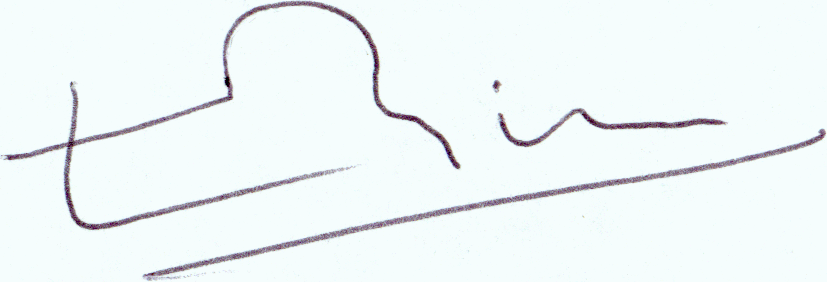
#> input picture data/testing/Forgeries/1/00_01.png, 827 x 282 px
$ python -i Preprocessor.py   (imports and definitions only)
#> lines starting #> are read from the running program, lines starting #| are printed output that depends on the picture; after the words box and inside, x2 and y2 are one past the last pixel; in counts of white or black regions, pixels touching at a corner belong together
import cv2
import numpy as np

def preprocessing(input):
    # preprocessing the image input
    clean_image = cv2.fastNlMeansDenoising(input)
    # thresholding the image to 0 and 1
    __, tresholded = cv2.threshold(clean_image, 200, 1, cv2.THRESH_BINARY_INV)
    # just to convert the source to CV_8UC1, because the src for findNonZero function needs CV_8UC1 format
    imagegray = cv2.cvtColor(tresholded, cv2.COLOR_BGR2GRAY)
    # cropping the signature portion of the image
    img = signature_crop(imagegray)

    # 40x10 image as a flatten array
    raveled_img = cv2.resize(img, (40, 10), interpolation=cv2.INTER_AREA).flatten()

    # resize to 400x100
    increase_resolution = cv2.resize(img, (400, 100), interpolation=cv2.INTER_AREA)

    # Signature Features
    columns = np.sum(increase_resolution, axis=0)  # sum of all columns
    lines = np.sum(increase_resolution, axis=1)  # sum of all lines
    h, w = img.shape
    aspect_ratio = w / h

    #calculate projections along the x and y axes
    xp = np.sum(increase_resolution,axis=0)
    yp = np.sum(increase_resolution,axis=1)

    height, width = increase_resolution.shape
    x = range(width)  # cols value
    y = range(height)  # rows value

    #centroid
    cx = np.sum(x*xp)/np.sum(xp)
    cy = np.sum(y*yp)/np.sum(yp)

    #standard deviation
    x2 = (x-cx)**2
    y2 = (y-cy)**2
    sx = np.sqrt(np.sum(x2*xp)/np.sum(increase_resolution))
    sy = np.sqrt(np.sum(y2*yp)/np.sum(increase_resolution))

    #skewness
    x3 = (x-cx)**3
    y3 = (y-cy)**3
    skewx = np.sum(xp*x3)/(np.sum(increase_resolution) * sx**3)
    skewy = np.sum(yp*y3)/(np.sum(increase_resolution) * sy**3)

    #Kurtosis
    x4 = (x-cx)**4
    y4 = (y-cy)**4

    # 3 is subtracted to calculate relative to the normal distribution
    kurtx = np.sum(xp*x4)/(np.sum(increase_resolution) * sx**4) - 3
    kurty = np.sum(yp*y4)/(np.sum(increase_resolution) * sy**4) - 3

    return [*raveled_img, *columns, *lines, skewx, skewy, kurtx, kurty, aspect_ratio]

def signature_crop(img):
    points = cv2.findNonZero(img)
    x, y, w, h = cv2.boundingRect(points)
    return img[y: y+h, x: x+w]

>>> import cv2
>>> picture = cv2.imread('data/testing/Forgeries/1/00_01.png')
#> picture is the input picture: shape (282, 827, 3); mean B, G, R 247, 246.1, 239.2
>>> result = preprocessing(picture)
#> in preprocessing, `__, tresholded = cv2.threshold(clean_image, 200, 1, cv2.THRESH_BINARY_..`:
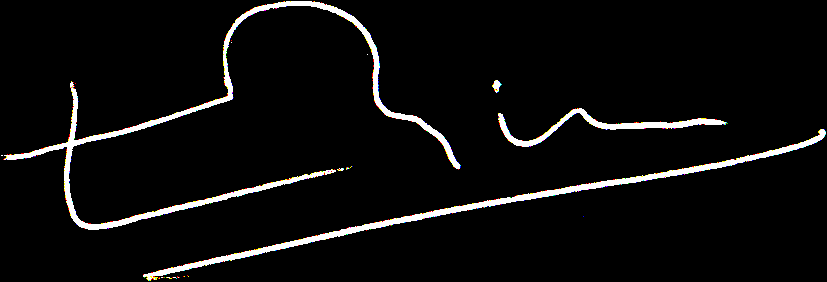
#> tresholded: shape (282, 827, 3); mean B, G, R 0.0467, 0.0478, 0.0491; drawn with 1 as white
#> in preprocessing, `imagegray = cv2.cvtColor(tresholded, cv2.COLOR_BGR2GRAY)`:
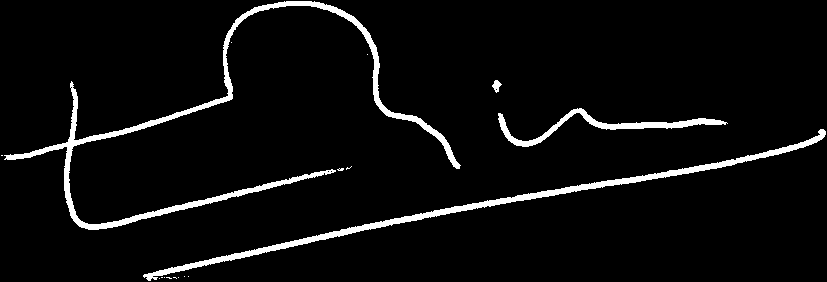
#> imagegray: shape (282, 827); values 0 (black) and 1 (white), 4.8% white; 17 white regions (13 under 20 px), largest, box (x1, y1, x2, y2) and area: (4, 1, 461, 230) 5516, (143, 129, 826, 281) 4039, (498, 108, 728, 147) 1478, (492, 80, 502, 93) 71
#> in signature_crop, `points = cv2.findNonZero(img)`: points = contour of 11149 points, box (x1, y1, x2, y2) (1, 1, 826, 281), area 25002
#> in signature_crop, `x, y, w, h = cv2.boundingRect(points)`: x = 1; w = 825; h = 280
#> in signature_crop, `return img[y: y+h, x: x+w]`:
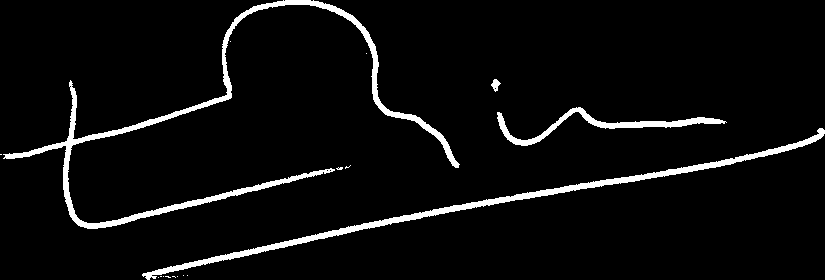
#> returned value: shape (280, 825); values 0 (black) and 1 (white), 4.8% white; 17 white regions (13 under 20 px), largest, box (x1, y1, x2, y2) and area: (3, 0, 460, 229) 5516, (142, 128, 825, 280) 4039, (497, 107, 727, 146) 1478, (491, 79, 501, 92) 71
#> in preprocessing, `raveled_img = cv2.resize(img, (40, 10), interpolation=cv2.INTER_AREA)...`: raveled_img = 400 values from 0 to 0
#> in preprocessing, `increase_resolution = cv2.resize(img, (400, 100), interpolation=cv2.IN..`:
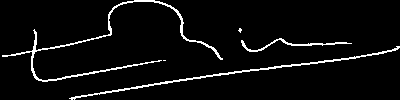
#> increase_resolution: shape (100, 400); values 0 (black) and 1 (white), 4.7% white in thin lines or dots
#> in preprocessing, `columns = np.sum(increase_resolution, axis=0)`: columns = 400 values, max 26 at index 34, min 0 at index 0, mean 4.74
#> in preprocessing, `lines = np.sum(increase_resolution, axis=1)`: lines = 100 values, max 70 at index 44, min 3 at index 20, mean 18.95
#> in preprocessing, `xp = np.sum(increase_resolution,axis=0)`: xp has the same summary as columns
#> in preprocessing, `yp = np.sum(increase_resolution,axis=1)`: yp has the same summary as lines
#> in preprocessing, `cx = np.sum(x*xp)/np.sum(xp)`: cx = 178.5
#> in preprocessing, `cy = np.sum(y*yp)/np.sum(yp)`: cy = 54.46
#> in preprocessing, `x2 = (x-cx)**2`: x2 = 400 values, max 48627.1 at index 399, min 0.235 at index 178, mean 13774.9
#> in preprocessing, `y2 = (y-cy)**2`: y2 = 100 values, max 2965.5 at index 0, min 0.208 at index 54, mean 857.8
#> in preprocessing, `sx = np.sqrt(np.sum(x2*xp)/np.sum(increase_resolution))`: sx = 103.2
#> in preprocessing, `sy = np.sqrt(np.sum(y2*yp)/np.sum(increase_resolution))`: sy = 23.59
#> in preprocessing, `x3 = (x-cx)**3`: x3 = 400 values from -5685923.7 to 10723035.9
#> in preprocessing, `y3 = (y-cy)**3`: y3 = 100 values from -161491 to 88380
#> in preprocessing, `skewx = np.sum(xp*x3)/(np.sum(increase_resolution) * sx**3)`: skewx = 0.29
#> in preprocessing, `skewy = np.sum(yp*y3)/(np.sum(increase_resolution) * sy**3)`: skewy = -0.483
#> in preprocessing, `x4 = (x-cx)**4`: x4 = 400 values, max 2.36e+09 at index 399, min 0.0551 at index 178, mean 355520496.3
#> in preprocessing, `y4 = (y-cy)**4`: y4 = 100 values, max 8794228.9 at index 0, min 0.0434 at index 54, mean 1373007.3
#> in preprocessing, `kurtx = np.sum(xp*x4)/(np.sum(increase_resolution) * sx**4) - 3`: kurtx = -0.969
#> in preprocessing, `kurty = np.sum(yp*y4)/(np.sum(increase_resolution) * sy**4) - 3`: kurty = -0.201
#> result = 905 values, max 70 at index 844, min -0.969 at index 902, mean 4.19
